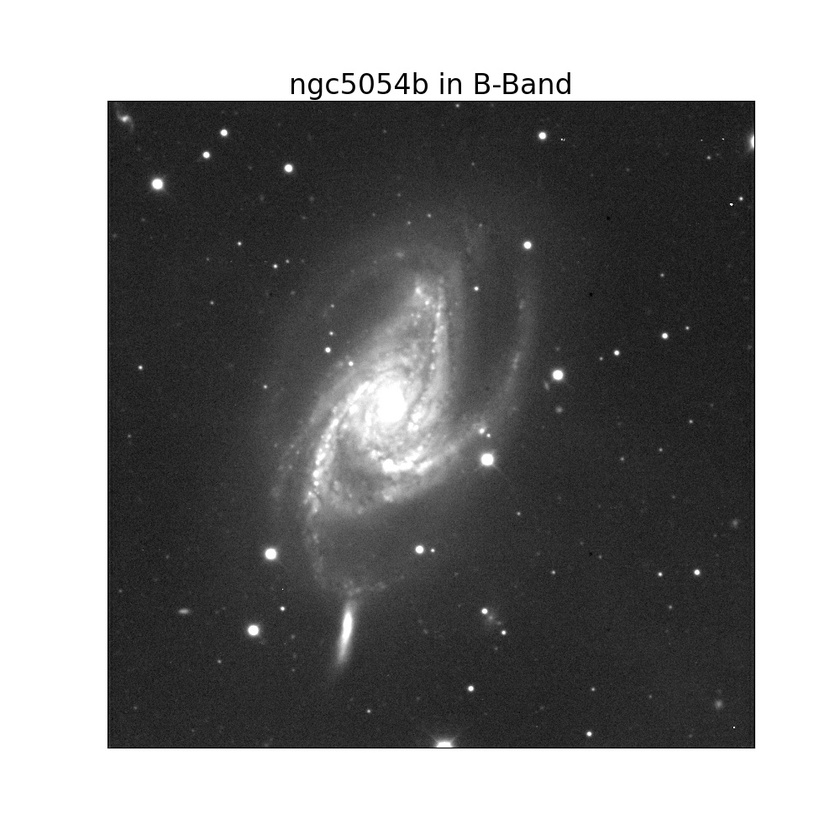
#> input picture Images/ngc5054bB.jpg, 840 x 840 px, shrunk from 1000 x 1000 before the run, found by its file name
$ python 'Drawing on Images.py'
#> lines starting #> are read from the running program, lines starting #| are printed output that depends on the picture
import cv2
import matplotlib.pyplot as plt
from astropy.io import fits
import numpy as np

'''
This code was used to develop the digital image tracing, and not for
pitch angle calculation development.

The file can be run as long as the pathway and a valid image is provided
(lines 20-23).

This file is considered redundant and is kept only for a historical record.

Base code retrieved from:
https://www.geeksforgeeks.org/drawing-with-mouse-on-images-using-python-opencv/
'''

if __name__ == "__main__":
    # img = cv2.imread("gull.jpg")
    # gray_img = cv2.cvtColor(img, cv2.COLOR_BGR2GRAY)
    galaxy_name = "NGC 5054 CV2.jpg"
    galaxy = cv2.imread("Images\\ngc5054bB.jpg")
#> galaxy is the input picture: shape (840, 840, 3); min 0, max 255, mean 135.7
    ymax, xmax, _ = np.shape(galaxy)
#> ymax = 840; xmax = 840

    # variables
    ix = -1
    iy = -1
    drawing = False
    x_list = []
    y_list = []

    def draw_rectangle_with_drag(event, x, y, flags, param):
        '''
        This function  allows OpenCV to draw on the image when the mouse button is
        clicked and moves. The mouse has to be clicked and dragged to produce
        spots.
        '''
        global ix, iy, drawing, galaxy

        if event == cv2.EVENT_LBUTTONDOWN:
            drawing = True
            ix = x
            iy = y

        elif event == cv2.EVENT_MOUSEMOVE:
            if drawing == True:
                cv2.circle(galaxy, (x,y), radius=0, color =(255, 0, 0), thickness =5)
                x_list.append(x)
                y_list.append(y)

        elif event == cv2.EVENT_LBUTTONUP:
            drawing = False

    # Creating OpenCV window for image
    title= "Title of Popup Window"
    cv2.namedWindow(winname = title)
    cv2.setMouseCallback(title, draw_rectangle_with_drag)

    # Displaying the image until the user hits "escape" on their keyboard
    while True:
        cv2.imshow("Title of Popup Window", galaxy)

        if cv2.waitKey(10) == 27:
#> (key Esc is pressed here)
            break

    # Saves the image with the drawing on it
    cv2.imwrite(galaxy_name, galaxy)

    # Plot to reproduce the drawn points
    fig = plt.figure(figsize=(8,8))
    ax = fig.gca()
    ax.plot(x_list, y_list, 'ro')
    ax.set_title("$y$ points versus $x$ points")
    ax.set_xlim(0,xmax)
    ax.set_ylim(0,ymax)
    ax.set_xlabel("$x$ point")
    ax.set_ylabel("$y$ point")

    # Closes all OpenCV windows (i.e. the image)
    cv2.destroyAllWindows()
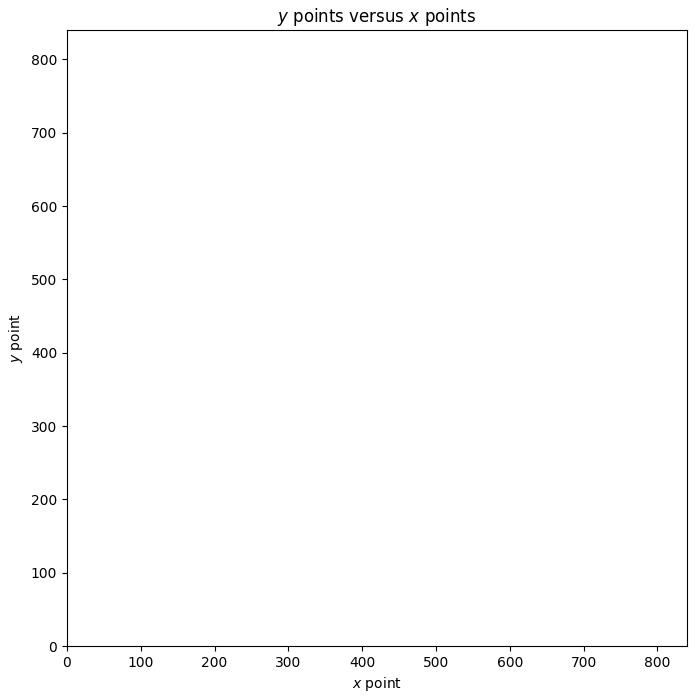
#> figure drawn by matplotlib, 1 panel
